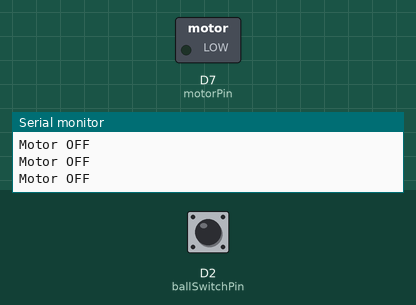
Bench run of a sketch on a simulated ESP8266 (Wemos D1 mini). On the bench: switched loads named in the sketch (green lamp = pin HIGH), the last lines printed to the serial monitor. The inputs (shaded band) are chosen by the test bench; at power-on: D2 (ballSwitchPin) HIGH.

Above: at 1.2 s.
1.3 s: D2 (ballSwitchPin) pulled LOW for 0.15 s
At 1.37 s:
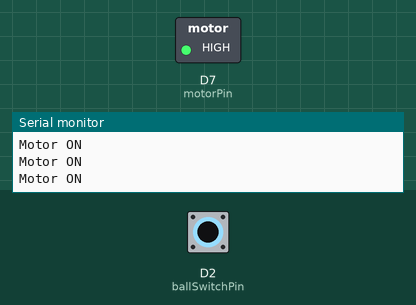
2.9 s: D2 (ballSwitchPin) pulled LOW for 3.2 s
At 6.4 s:
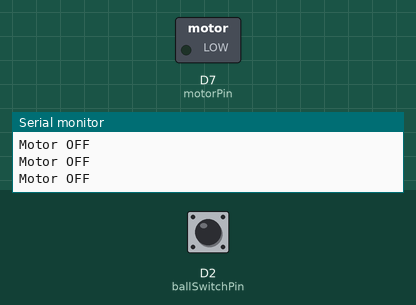
Timing chart, 0 to 7.9 s (numbered marks = the images above; inputs shaded):
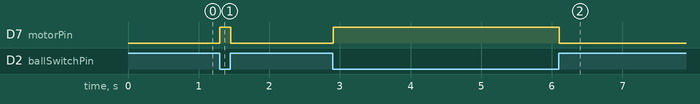

Measured:
- after the input at 1.3 s, D7 (motorPin): LOW → HIGH at once, → LOW 0.15 s later
- after the input at 2.9 s, D7 (motorPin): LOW → HIGH at once, → LOW 3.2 s later

The sketch:

motioncone5.ino
```cpp
//MOTION CONE 1
//wemo D1 mini board
//ball switch activated, vibrates, off, stop vibration

const int ballSwitchPin = D2;
const int motorPin = D7;

void setup() {
  pinMode(ballSwitchPin, INPUT_PULLUP);
  pinMode(motorPin, OUTPUT);
  digitalWrite(motorPin, LOW);
  Serial.begin(115200);
}

void loop() {
  int switchState = digitalRead(ballSwitchPin);

  // Serial.println(switchState);  // debug
  // digitalWrite(motorPin, HIGH);

  if (switchState == LOW) {
    digitalWrite(motorPin, HIGH);
    Serial.println("Motor ON");
  } else {
    digitalWrite(motorPin, LOW);
    Serial.println("Motor OFF");
  }

  delay(10);
}
```
